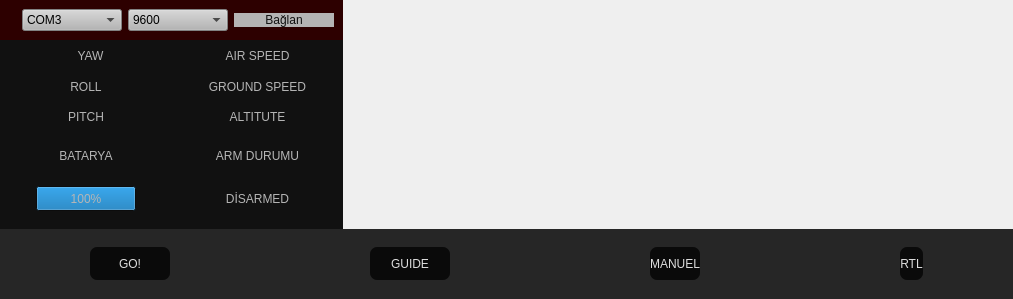
            <widget class="QWidget" name="UcusVeri">
             <layout class="QHBoxLayout" name="horizontalLayout_6">
              <property name="spacing">
               <number>0</number>
              </property>
              <property name="leftMargin">
               <number>0</number>
              </property>
              <property name="topMargin">
               <number>0</number>
              </property>
              <property name="rightMargin">
               <number>0</number>
              </property>
              <property name="bottomMargin">
               <number>0</number>
              </property>
              <item>
               <widget class="QWidget" name="ucusVLayout" native="true">
                <property name="minimumSize">
                 <size>
                  <width>700</width>
                  <height>0</height>
                 </size>
                </property>
                <property name="styleSheet">
                 <string notr="true">#mapVeriW_2{
	
	background-color: rgb(38, 38, 38);
}</string>
                </property>
                <layout class="QVBoxLayout" name="verticalLayout_33">
                 <property name="spacing">
                  <number>0</number>
                 </property>
                 <property name="leftMargin">
                  <number>0</number>
                 </property>
                 <property name="topMargin">
                  <number>0</number>
                 </property>
                 <property name="rightMargin">
                  <number>0</number>
                 </property>
                 <property name="bottomMargin">
                  <number>0</number>
                 </property>
                 <item>
                  <widget class="QWidget" name="droneHLayout" native="true">
                   <property name="minimumSize">
                    <size>
                     <width>0</width>
                     <height>0</height>
                    </size>
                   </property>
                   <layout class="QHBoxLayout" name="horizontalLayout_29">
                    <property name="spacing">
                     <number>0</number>
                    </property>
                    <property name="leftMargin">
                     <number>0</number>
                    </property>
                    <property name="topMargin">
                     <number>0</number>
                    </property>
                    <property name="rightMargin">
                     <number>0</number>
                    </property>
                    <property name="bottomMargin">
                     <number>0</number>
                    </property>
                    <item>
                     <widget class="QWidget" name="ucusVeriWidget" native="true">
                      <property name="styleSheet">
                       <string notr="true">background-color: rgb(17, 17, 17);</string>
                      </property>
                      <layout class="QVBoxLayout" name="verticalLayout_23">
                       <property name="spacing">
                        <number>0</number>
                       </property>
                       <property name="leftMargin">
                        <number>0</number>
                       </property>
                       <property name="topMargin">
                        <number>0</number>
                       </property>
                       <property name="rightMargin">
                        <number>0</number>
                       </property>
                       <property name="bottomMargin">
                        <number>0</number>
                       </property>
                       <item>
                        <widget class="QWidget" name="ucusVeriTitleW" native="true">
                         <property name="maximumSize">
                          <size>
                           <width>16777215</width>
                           <height>70</height>
                          </size>
                         </property>
                         <property name="styleSheet">
                          <string notr="true">background-color: rgb(45, 0, 0);</string>
                         </property>
                         <layout class="QHBoxLayout" name="horizontalLayout_30">
                          <item>
                           <widget class="QLabel" name="uucverilerTextLbl">
                            <property name="font">
                             <font>
                              <weight>75</weight>
                              <bold>true</bold>
                             </font>
                            </property>
                            <property name="styleSheet">
                             <string notr="true">color: rgb(199, 199, 199);</string>
                            </property>
                            <property name="text">
                             <string/>
                            </property>
                           </widget>
                          </item>
                          <item>
                           <widget class="QComboBox" name="comCB">
                            <property name="minimumSize">
                             <size>
                              <width>100</width>
                              <height>0</height>
                             </size>
                            </property>
                            <property name="styleSheet">
                             <string notr="true">background-color: rgb(181, 181, 181);</string>
                            </property>
                            <item>
                             <property name="text">
                              <string>COM3</string>
                             </property>
                            </item>
                            <item>
                             <property name="text">
                              <string>COM7</string>
                             </property>
                            </item>
                            <item>
                             <property name="text">
                              <string>COM8</string>
                             </property>
                            </item>
                            <item>
                             <property name="text">
                              <string>COM10</string>
                             </property>
                            </item>
                            <item>
                             <property name="text">
                              <string>COM14</string>
                             </property>
                            </item>
                           </widget>
                          </item>
                          <item>
                           <widget class="QComboBox" name="baudCB">
                            <property name="minimumSize">
                             <size>
                              <width>100</width>
                              <height>0</height>
                             </size>
                            </property>
                            <property name="styleSheet">
                             <string notr="true">background-color: rgb(181, 181, 181);</string>
                            </property>
                            <item>
                             <property name="text">
                              <string>9600</string>
                             </property>
                            </item>
                            <item>
                             <property name="text">
                              <string>57600</string>
                             </property>
                            </item>
                           </widget>
                          </item>
                          <item>
                           <widget class="QPushButton" name="baglanBtn">
                            <property name="minimumSize">
                             <size>
                              <width>100</width>
                              <height>0</height>
                             </size>
                            </property>
                            <property name="styleSheet">
                             <string notr="true">#baglanBtn{
	background-color: rgb(180, 180, 180);
	border-radius:10px;
	text-align:center;
	color: rgb(17, 17, 17);
	
}
#baglanBtn:hover{
	color: rgb(0, 0, 0);
	background-color: rgb(15, 15, 15);
}</string>
                            </property>
                            <property name="text">
                             <string>Bağlan</string>
                            </property>
                           </widget>
                          </item>
                         </layout>
                        </widget>
                       </item>
                       <item>
                        <widget class="QWidget" name="flightDisplayW" native="true">
                         <property name="styleSheet">
                          <string notr="true">color: rgb(181, 181, 181);
</string>
                         </property>
                         <layout class="QGridLayout" name="gridLayout_2">
                          <property name="leftMargin">
                           <number>0</number>
                          </property>
                          <property name="topMargin">
                           <number>0</number>
                          </property>
                          <property name="rightMargin">
                           <number>0</number>
                          </property>
                          <property name="bottomMargin">
                           <number>0</number>
                          </property>
                          <property name="spacing">
                           <number>0</number>
                          </property>
                          <item row="5" column="0">
                           <widget class="QWidget" name="pitchdegeriW" native="true"/>
                          </item>
                          <item row="5" column="1">
                           <widget class="QWidget" name="ykseklikW" native="true"/>
                          </item>
                          <item row="1" column="1">
                           <widget class="QWidget" name="airSpeedhizW" native="true"/>
                          </item>
                          <item row="3" column="1">
                           <widget class="QWidget" name="groundSW" native="true"/>
                          </item>
                          <item row="1" column="0">
                           <widget class="QWidget" name="yawDegeriW" native="true"/>
                          </item>
                          <item row="6" column="1">
                           <widget class="QWidget" name="armDurumuW" native="true">
                            <layout class="QVBoxLayout" name="verticalLayout_26">
                             <item>
                              <widget class="QLabel" name="armDurumuTextLbl">
                               <property name="maximumSize">
                                <size>
                                 <width>16777215</width>
                                 <height>30</height>
                                </size>
                               </property>
                               <property name="text">
                                <string>ARM DURUMU</string>
                               </property>
                               <property name="alignment">
                                <set>Qt::AlignCenter</set>
                               </property>
                              </widget>
                             </item>
                             <item>
                              <widget class="QLabel" name="armDurumuLbl">
                               <property name="text">
                                <string>DİSARMED</string>
                               </property>
                               <property name="alignment">
                                <set>Qt::AlignCenter</set>
                               </property>
                              </widget>
                             </item>
                            </layout>
                           </widget>
                          </item>
                          <item row="3" column="0">
                           <widget class="QWidget" name="rollDegeriW" native="true"/>
                          </item>
                          <item row="6" column="0">
                           <widget class="QWidget" name="bataryaW" native="true">
                            <layout class="QVBoxLayout" name="verticalLayout_10">
                             <item>
                              <widget class="QWidget" name="bataryaTextW" native="true">
                               <property name="maximumSize">
                                <size>
                                 <width>16777215</width>
                                 <height>30</height>
                                </size>
                               </property>
                               <layout class="QVBoxLayout" name="verticalLayout_11">
                                <item>
                                 <widget class="QLabel" name="bataryaLbl">
                                  <property name="styleSheet">
                                   <string notr="true"/>
                                  </property>
                                  <property name="text">
                                   <string>BATARYA</string>
                                  </property>
                                  <property name="alignment">
                                   <set>Qt::AlignCenter</set>
                                  </property>
                                 </widget>
                                </item>
                               </layout>
                              </widget>
                             </item>
                             <item>
                              <widget class="QWidget" name="bataryaPGW" native="true">
                               <property name="sizePolicy">
                                <sizepolicy hsizetype="Minimum" vsizetype="Preferred">
                                 <horstretch>0</horstretch>
                                 <verstretch>0</verstretch>
                                </sizepolicy>
                               </property>
                               <layout class="QHBoxLayout" name="horizontalLayout_34">
                                <item>
                                 <widget class="QProgressBar" name="bataryaPB">
                                  <property name="sizePolicy">
                                   <sizepolicy hsizetype="Maximum" vsizetype="Maximum">
                                    <horstretch>0</horstretch>
                                    <verstretch>0</verstretch>
                                   </sizepolicy>
                                  </property>
                                  <property name="minimumSize">
                                   <size>
                                    <width>100</width>
                                    <height>25</height>
                                   </size>
                                  </property>
                                  <property name="maximumSize">
                                   <size>
                                    <width>100</width>
                                    <height>25</height>
                                   </size>
                                  </property>
                                  <property name="value">
                                   <number>100</number>
                                  </property>
                                  <property name="alignment">
                                   <set>Qt::AlignCenter</set>
                                  </property>
                                 </widget>
                                </item>
                               </layout>
                              </widget>
                             </item>
                            </layout>
                           </widget>
                          </item>
                          <item row="0" column="1">
                           <widget class="QWidget" name="airSpeedTextW" native="true">
                            <layout class="QHBoxLayout" name="horizontalLayout_22">
                             <item>
                              <widget class="QLabel" name="airSpeedTextLbl">
                               <property name="maximumSize">
                                <size>
                                 <width>16777215</width>
                                 <height>20</height>
                                </size>
                               </property>
                               <property name="text">
                                <string>AIR SPEED</string>
                               </property>
                               <property name="alignment">
                                <set>Qt::AlignCenter</set>
                               </property>
                              </widget>
                             </item>
                            </layout>
                           </widget>
                          </item>
                          <item row="0" column="0">
                           <widget class="QWidget" name="yawTextW" native="true">
                            <property name="maximumSize">
                             <size>
                              <width>16777213</width>
                              <height>20</height>
                             </size>
                            </property>
                            <layout class="QHBoxLayout" name="horizontalLayout_20">
                             <property name="spacing">
                              <number>0</number>
                             </property>
                             <property name="topMargin">
                              <number>0</number>
                             </property>
                             <property name="rightMargin">
                              <number>0</number>
                             </property>
                             <property name="bottomMargin">
                              <number>0</number>
                             </property>
                             <item>
                              <widget class="QLabel" name="yawTextLbl">
                               <property name="maximumSize">
                                <size>
                                 <width>16777215</width>
                                 <height>20</height>
                                </size>
                               </property>
                               <property name="text">
                                <string>YAW</string>
                               </property>
                               <property name="alignment">
                                <set>Qt::AlignCenter</set>
                               </property>
                              </widget>
                             </item>
                            </layout>
                           </widget>
                          </item>
                          <item row="2" column="1">
                           <widget class="QWidget" name="groundSpeedTextW" native="true">
                            <property name="maximumSize">
                             <size>
                              <width>16777215</width>
                              <height>30</height>
                             </size>
                            </property>
                            <layout class="QHBoxLayout" name="horizontalLayout_24">
                             <item>
                              <widget class="QLabel" name="groundSpeedTextLbl">
                               <property name="maximumSize">
                                <size>
                                 <width>16777215</width>
                                 <height>20</height>
                                </size>
                               </property>
                               <property name="text">
                                <string>GROUND SPEED</string>
                               </property>
                               <property name="alignment">
                                <set>Qt::AlignCenter</set>
                               </property>
                              </widget>
                             </item>
                            </layout>
                           </widget>
                          </item>
                          <item row="2" column="0">
                           <widget class="QWidget" name="rollTextW" native="true">
                            <property name="maximumSize">
                             <size>
                              <width>16777215</width>
                              <height>30</height>
                             </size>
                            </property>
                            <layout class="QHBoxLayout" name="horizontalLayout_23">
                             <item>
                              <widget class="QLabel" name="rollTextLbl">
                               <property name="maximumSize">
                                <size>
                                 <width>16777215</width>
                                 <height>20</height>
                                </size>
                               </property>
                               <property name="text">
                                <string>ROLL</string>
                               </property>
                               <property name="alignment">
                                <set>Qt::AlignCenter</set>
                               </property>
                              </widget>
                             </item>
                            </layout>
                           </widget>
                          </item>
                          <item row="4" column="0">
                           <widget class="QWidget" name="pitchTextW" native="true">
                            <property name="maximumSize">
                             <size>
                              <width>16777215</width>
                              <height>30</height>
                             </size>
                            </property>
                            <layout class="QHBoxLayout" name="horizontalLayout_31">
                             <item>
                              <widget class="QLabel" name="pitchTextLbl">
                               <property name="maximumSize">
                                <size>
                                 <width>16777215</width>
                                 <height>20</height>
                                </size>
                               </property>
                               <property name="text">
                                <string>PITCH</string>
                               </property>
                               <property name="alignment">
                                <set>Qt::AlignCenter</set>
                               </property>
                              </widget>
                             </item>
                            </layout>
                           </widget>
                          </item>
                          <item row="4" column="1">
                           <widget class="QWidget" name="altituteTextW" native="true">
                            <property name="maximumSize">
                             <size>
                              <width>16777215</width>
                              <height>30</height>
                             </size>
                            </property>
                            <layout class="QHBoxLayout" name="horizontalLayout_33">
                             <item>
                              <widget class="QLabel" name="altituteTextLbl">
                               <property name="maximumSize">
                                <size>
                                 <width>16777215</width>
                                 <height>20</height>
                                </size>
                               </property>
                               <property name="text">
                                <string>ALTITUTE</string>
                               </property>
                               <property name="alignment">
                                <set>Qt::AlignCenter</set>
                               </property>
                              </widget>
                             </item>
                            </layout>
                           </widget>
                          </item>
                         </layout>
                        </widget>
                       </item>
                      </layout>
                     </widget>
                    </item>
                    <item>
                     <widget class="QStackedWidget" name="droneharitaSW">
                      <widget class="QWidget" name="droneharitaW"/>
                     </widget>
                    </item>
                   </layout>
                  </widget>
                 </item>
                 <item>
                  <widget class="QWidget" name="mapVeriW_2" native="true">
                   <property name="minimumSize">
                    <size>
                     <width>0</width>
                     <height>70</height>
                    </size>
                   </property>
                   <property name="maximumSize">
                    <size>
                     <width>16777215</width>
                     <height>70</height>
                    </size>
                   </property>
                   <property name="styleSheet">
                    <string notr="true">#gorevStartBtn_2,#guideBtn_2,#manuelBtn_2,#rtlBtn_2{
	color: rgb(221, 221, 221);
	text-align:center;
	background-color: rgb(10, 10, 10);
	border-radius:7px;
}
#gorevStartBtn_2:hover,#guideBtn_2:hover,#manuelBtn_2:hover,#rtlBtn_2:hover{
	background-color: rgb(150, 150, 150);
	color: rgb(0, 0, 0);
}</string>
                   </property>
                   <layout class="QHBoxLayout" name="horizontalLayout_32">
                    <property name="spacing">
                     <number>200</number>
                    </property>
                    <property name="leftMargin">
                     <number>90</number>
                    </property>
                    <property name="rightMargin">
                     <number>90</number>
                    </property>
                    <item>
                     <widget class="QPushButton" name="gorevStartBtn_2">
                      <property name="minimumSize">
                       <size>
                        <width>80</width>
                        <height>33</height>
                       </size>
                      </property>
                      <property name="maximumSize">
                       <size>
                        <width>16777215</width>
                        <height>33</height>
                       </size>
                      </property>
                      <property name="styleSheet">
                       <string notr="true"/>
                      </property>
                      <property name="text">
                       <string>GO!</string>
                      </property>
                     </widget>
                    </item>
                    <item>
                     <widget class="QPushButton" name="guideBtn_2">
                      <property name="minimumSize">
                       <size>
                        <width>80</width>
                        <height>33</height>
                       </size>
                      </property>
                      <property name="maximumSize">
                       <size>
                        <width>16777215</width>
                        <height>33</height>
                       </size>
                      </property>
                      <property name="styleSheet">
                       <string notr="true"/>
                      </property>
                      <property name="text">
                       <string>GUIDE</string>
                      </property>
                     </widget>
                    </item>
                    <item>
                     <widget class="QPushButton" name="manuelBtn_2">
                      <property name="minimumSize">
                       <size>
                        <width>0</width>
                        <height>33</height>
                       </size>
                      </property>
                      <property name="maximumSize">
                       <size>
                        <width>16777215</width>
                        <height>33</height>
                       </size>
                      </property>
                      <property name="styleSheet">
                       <string notr="true"/>
                      </property>
                      <property name="text">
                       <string>MANUEL</string>
                      </property>
                     </widget>
                    </item>
                    <item>
                     <widget class="QPushButton" name="rtlBtn_2">
                      <property name="minimumSize">
                       <size>
                        <width>0</width>
                        <height>33</height>
                       </size>
                      </property>
                      <property name="maximumSize">
                       <size>
                        <width>16777215</width>
                        <height>33</height>
                       </size>
                      </property>
                      <property name="styleSheet">
                       <string notr="true"/>
                      </property>
                      <property name="text">
                       <string>RTL</string>
                      </property>
                     </widget>
                    </item>
                   </layout>
                  </widget>
                 </item>
                </layout>
               </widget>
              </item>
             </layout>
            </widget>
